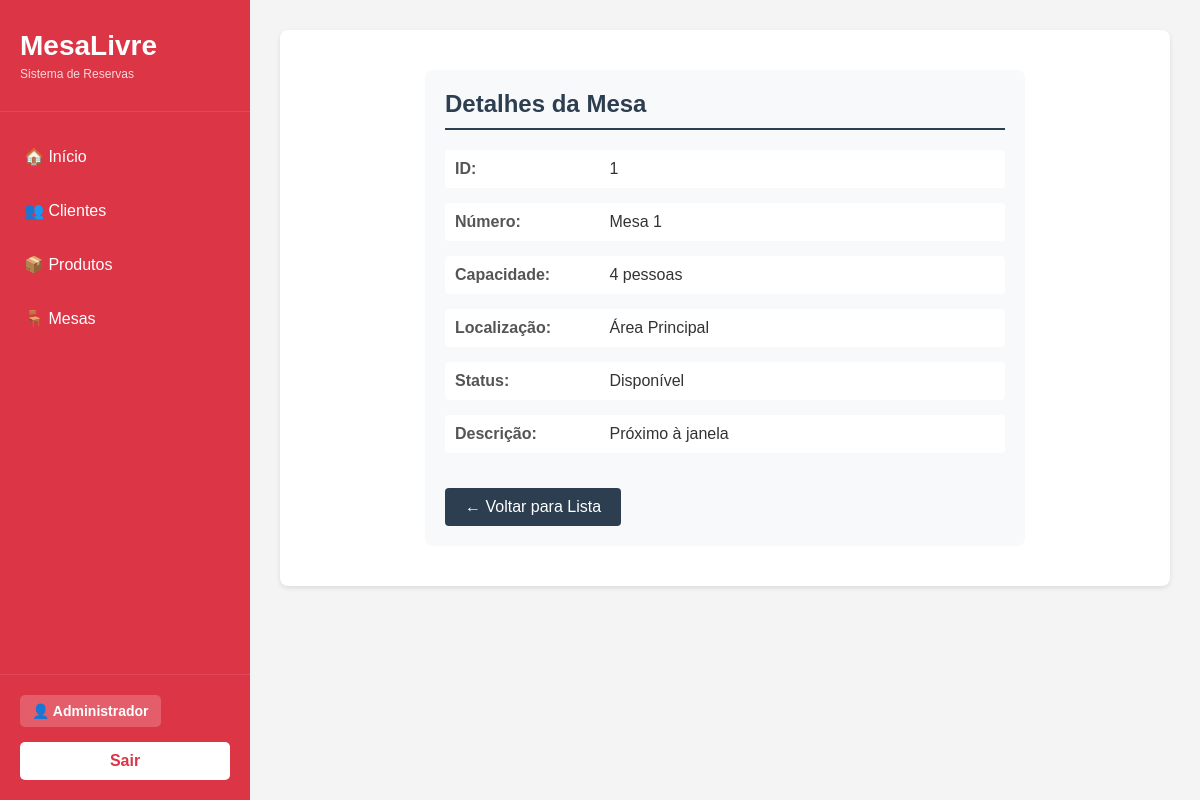
/MesaLivre/mesa.php?fun=exibir&id=1 (signed in), run on the app's committed database.
### tables this page shows
CREATE TABLE mesas (
    id_mesa INT AUTO_INCREMENT PRIMARY KEY,
    numero VARCHAR(45) NOT NULL,
    capacidade INT NOT NULL,
    localizacao VARCHAR(45) NOT NULL,
    status VARCHAR(20) NOT NULL,
    descricao TEXT
);

### MesaLivre/controle/mesa/ExibirMesa_class.php (called while the page is built)
<?php
	include_once("modelo/mesa/MesaDAO_class.php");
	class ExibirMesa{
		public function __construct(){
			$dao = new MesaDAO();
			$m = $dao->exibir($_GET["id"]);
			include_once("visao/mesa/exibeMesa.php");
		}
	}
?>

### MesaLivre/modelo/mesa/MesaDAO_class.php (called while the page is built, shortened)
<?php
include_once "ConnectionFactory_class.php";
include_once "Mesa_class.php";
class MesaDAO {
    public function exibir($id) {
        try {
            $fabrica = new ConnectionFactory();
            $con = $fabrica->getConnection();
            $stmt = $con->prepare("SELECT * FROM mesas WHERE id_mesa = :id");
            $stmt->bindValue(':id', $id);
            $stmt->execute();
            $dado = $stmt->fetchAll(PDO::FETCH_ASSOC);
            $m = new Mesa();
            $m->setIdMesa($dado[0]["id_mesa"]);
            $m->setNumero($dado[0]["numero"]);
            $m->setCapacidade($dado[0]["capacidade"]);
            $m->setLocalizacao($dado[0]["localizacao"]);
            $m->setStatus($dado[0]["status"]);
            $m->setDescricao($dado[0]["descricao"]);
            return $m;
        } catch (PDOException $ex) {
            echo "Erro ao exibir mesa: " . $ex->getMessage();
        }
    }
}
?>

### MesaLivre/modelo/mesa/ConnectionFactory_class.php (called while the page is built, shortened)
<?php
	class ConnectionFactory{
		public $dbType = "mysql";
		public $host = "localhost";
		public $user = "root";
		public $senha = "";
		public $db = "mesalivre";
		public $persistente = false;
		public function getConnection(){
			try{
				$this->con = new PDO(
					$this->dbType.":host=".$this->host.";dbname=".$this->db,
					$this->user,
					$this->senha,
					array(PDO::ATTR_PERSISTENT => $this->persistente,
					PDO::ATTR_ERRMODE => PDO::ERRMODE_EXCEPTION)
				);
				return $this->con;
			}
			catch(PDOException $ex){
				echo "Erro: " . $ex->getMessage();
			}
		}
	}
?>

### MesaLivre/modelo/mesa/Mesa_class.php (called while the page is built, shortened)
<?php
class Mesa{
    private $id_mesa;
    private $numero;
    private $capacidade;
    private $localizacao;
    private $status;
    private $descricao;
    public function getIdMesa(){
        return $this->id_mesa;
    }
    public function setIdMesa($id_mesa){
        $this->id_mesa = $id_mesa;
    }
    public function getNumero(){
        return $this->numero;
    }
    public function setNumero($numero){
        $this->numero = $numero;
    }
    public function getCapacidade(){
        return $this->capacidade;
    }
    public function setCapacidade($capacidade){
        $this->capacidade = $capacidade;
    }
    public function getLocalizacao(){
        return $this->localizacao;
    }
    public function setLocalizacao($localizacao){
        $this->localizacao = $localizacao;
    }
    public function getStatus(){
        return $this->status;
    }
    public function setStatus($status){
        $this->status = $status;
    }
    public function getDescricao(){
        return $this->descricao;
    }
    public function setDescricao($descricao){
        $this->descricao = $descricao;
    }
}
?>

### MesaLivre/visao/mesa/exibeMesa.php (the view)
<div class="detail-box">
    <h2>Detalhes da Mesa</h2>
    <div class="detail-item">
        <span class="detail-label">ID:</span>
        <span class="detail-value"><?php echo $m->getIdMesa(); ?></span>
    </div>
    <div class="detail-item">
        <span class="detail-label">Número:</span>
        <span class="detail-value"><?php echo $m->getNumero(); ?></span>
    </div>
    <div class="detail-item">
        <span class="detail-label">Capacidade:</span>
        <span class="detail-value"><?php echo $m->getCapacidade(); ?> pessoas</span>
    </div>
    <div class="detail-item">
        <span class="detail-label">Localização:</span>
        <span class="detail-value"><?php echo $m->getLocalizacao(); ?></span>
    </div>
    <div class="detail-item">
        <span class="detail-label">Status:</span>
        <span class="detail-value status-<?php echo strtolower(str_replace('ã', 'a', $m->getStatus())); ?>"><?php echo ucfirst($m->getStatus()); ?></span>
    </div>
    <div class="detail-item">
        <span class="detail-label">Descrição:</span>
        <span class="detail-value"><?php echo $m->getDescricao(); ?></span>
    </div>
    <a href="mesa.php?fun=listar" class="btn-back">← Voltar para Lista</a>
</div>

### assets/css/exibir.css (style rules this page uses)
.detail-box { max-width: 600px; margin: 0 auto; padding: 20px; background-color: #f8f9fa; border-radius: 8px; }
h2 { color: #2c3e50; margin-bottom: 20px; border-bottom: 2px solid #2c3e50; padding-bottom: 10px; }
.detail-item { margin-bottom: 15px; padding: 10px; background-color: white; border-radius: 4px; }
.detail-label { font-weight: bold; color: #555; display: inline-block; width: 150px; }
.detail-value { color: #333; }
.btn-back { background-color: #2c3e50; color: white; padding: 10px 20px; text-decoration: none; border-radius: 4px; display: inline-block; margin-top: 20px; }

### MesaLivre/visao/topo.php (style rules this page uses)
* { margin: 0; padding: 0; box-sizing: border-box; }
body { font-family: Arial, sans-serif; background-color: #f4f4f4; display: flex; min-height: 100vh; }

### data on the page
mesas: id_mesa "1", numero "Mesa 1", capacidade "4", localizacao "Área Principal", status "Disponível", descricao "Próximo à janela"

### other printed values
$usuario->getNome() "Administrador"
